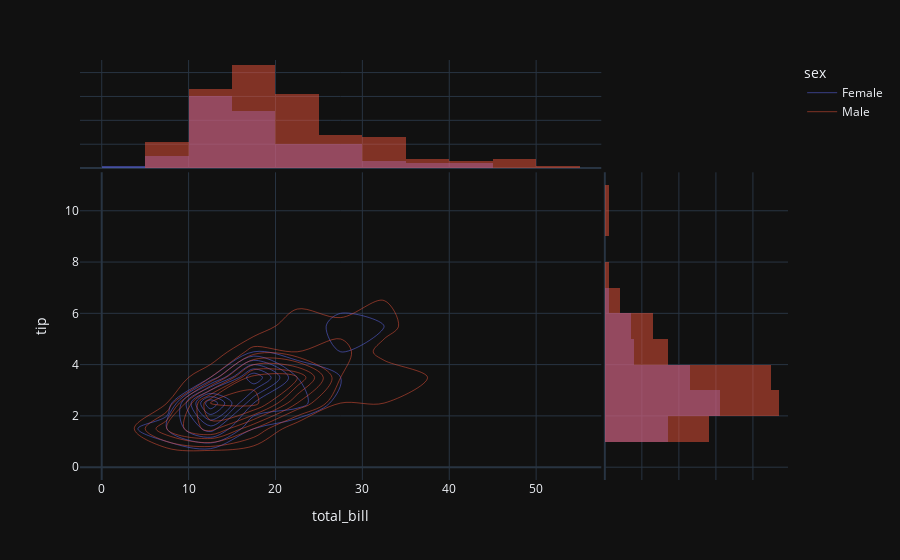

Here is the notebook cell this chart was saved with:
### Code cell
px.density_contour(tips,
                   x='total_bill',
                   y='tip',
                   marginal_x='histogram',
                   marginal_y='histogram',
                   template='plotly_dark',
                   color='sex')

### Figure 1 — Plotly figure (JSON) as saved in the notebook; plotly's stock layout.template omitted (floating-point values rounded to 4 significant figures; data arrays with more than 128 entries replaced by an {"elided": "..."} marker saying what was removed)
{"data": [{"contours": {"coloring": "none"}, "hovertemplate": "sex=Female<br>total_bill=%{x}<br>tip=%{y}<br>count=%{z}<extra></extra>", "legendgroup": "Female", "line": {"color": "#636efa"}, "name": "Female", "showlegend": true, "type": "histogram2dcontour", "x": [16.99, 24.59, 35.26, 14.83, 10.33, 16.97, 20.29, 15.77, 19.65, 15.06, 20.69, 16.93, 10.29, 34.81, 26.41, 16.45, 3.07, 17.07, 26.86, 25.28, 14.73, 10.07, 34.83, 5.75, 16.32, 22.75, 11.35, 15.38, 44.3, 22.42, 20.92, 14.31, 7.25, 25.71, 17.31, 10.65, 12.43, 24.08, 13.42, 12.48, 29.8, 14.52, 11.38, 20.27, 11.17, 12.26, 18.26, 8.51, 10.33, 14.15, 13.16, 17.47, 27.05, 16.43, 8.35, 18.64, 11.87, 29.85, 25, 13.39, 16.21, 17.51, 10.59, 10.63, 9.6, 20.9, 18.15, 19.81, 43.11, 13, 12.74, 13, 16.4, 16.47, 12.76, 13.27, 28.17, 12.9, 30.14, 13.42, 15.98, 16.27, 10.09, 22.12, 35.83, 27.18, 18.78], "xaxis": "x", "xbingroup": "x", "y": [1.01, 3.61, 5, 3.02, 1.67, 3.5, 2.75, 2.23, 3, 3, 2.45, 3.07, 2.6, 5.2, 1.5, 2.47, 1, 3, 3.14, 5, 2.2, 1.83, 5.17, 1, 4.3, 3.25, 2.5, 3, 2.5, 3.48, 4.08, 4, 1, 4, 3.5, 1.5, 1.8, 2.92, 1.68, 2.52, 4.2, 2, 2, 2.83, 1.5, 2, 3.25, 1.25, 2, 2, 2.75, 3.5, 5, 2.3, 1.5, 1.36, 1.63, 5.14, 3.75, 2.61, 2, 3, 1.61, 2, 4, 3.5, 3.5, 4.19, 5, 2, 2.01, 2, 2.5, 3.23, 2.23, 2.5, 6.5, 1.1, 3.09, 3.48, 3, 2.5, 2, 2.88, 4.67, 2, 3], "yaxis": "y", "ybingroup": "y"}, {"alignmentgroup": "True", "bingroup": "x", "hovertemplate": "sex=Female<br>total_bill=%{x}<br>count=%{y}<extra></extra>", "legendgroup": "Female", "marker": {"color": "#636efa"}, "name": "Female", "offsetgroup": "Female", "opacity": 0.5, "showlegend": false, "type": "histogram", "x": [16.99, 24.59, 35.26, 14.83, 10.33, 16.97, 20.29, 15.77, 19.65, 15.06, 20.69, 16.93, 10.29, 34.81, 26.41, 16.45, 3.07, 17.07, 26.86, 25.28, 14.73, 10.07, 34.83, 5.75, 16.32, 22.75, 11.35, 15.38, 44.3, 22.42, 20.92, 14.31, 7.25, 25.71, 17.31, 10.65, 12.43, 24.08, 13.42, 12.48, 29.8, 14.52, 11.38, 20.27, 11.17, 12.26, 18.26, 8.51, 10.33, 14.15, 13.16, 17.47, 27.05, 16.43, 8.35, 18.64, 11.87, 29.85, 25, 13.39, 16.21, 17.51, 10.59, 10.63, 9.6, 20.9, 18.15, 19.81, 43.11, 13, 12.74, 13, 16.4, 16.47, 12.76, 13.27, 28.17, 12.9, 30.14, 13.42, 15.98, 16.27, 10.09, 22.12, 35.83, 27.18, 18.78], "xaxis": "x3", "yaxis": "y3"}, {"alignmentgroup": "True", "bingroup": "y", "hovertemplate": "sex=Female<br>tip=%{y}<br>count=%{x}<extra></extra>", "legendgroup": "Female", "marker": {"color": "#636efa"}, "name": "Female", "offsetgroup": "Female", "opacity": 0.5, "showlegend": false, "type": "histogram", "xaxis": "x2", "y": [1.01, 3.61, 5, 3.02, 1.67, 3.5, 2.75, 2.23, 3, 3, 2.45, 3.07, 2.6, 5.2, 1.5, 2.47, 1, 3, 3.14, 5, 2.2, 1.83, 5.17, 1, 4.3, 3.25, 2.5, 3, 2.5, 3.48, 4.08, 4, 1, 4, 3.5, 1.5, 1.8, 2.92, 1.68, 2.52, 4.2, 2, 2, 2.83, 1.5, 2, 3.25, 1.25, 2, 2, 2.75, 3.5, 5, 2.3, 1.5, 1.36, 1.63, 5.14, 3.75, 2.61, 2, 3, 1.61, 2, 4, 3.5, 3.5, 4.19, 5, 2, 2.01, 2, 2.5, 3.23, 2.23, 2.5, 6.5, 1.1, 3.09, 3.48, 3, 2.5, 2, 2.88, 4.67, 2, 3], "yaxis": "y2"}, {"contours": {"coloring": "none"}, "hovertemplate": "sex=Male<br>total_bill=%{x}<br>tip=%{y}<br>count=%{z}<extra></extra>", "legendgroup": "Male", "line": {"color": "#EF553B"}, "name": "Male", "showlegend": true, "type": "histogram2dcontour", "x": {"elided": "157 float values"}, "xaxis": "x", "xbingroup": "x", "y": {"elided": "157 float values"}, "yaxis": "y", "ybingroup": "y"}, {"alignmentgroup": "True", "bingroup": "x", "hovertemplate": "sex=Male<br>total_bill=%{x}<br>count=%{y}<extra></extra>", "legendgroup": "Male", "marker": {"color": "#EF553B"}, "name": "Male", "offsetgroup": "Male", "opacity": 0.5, "showlegend": false, "type": "histogram", "x": {"elided": "157 float values"}, "xaxis": "x3", "yaxis": "y3"}, {"alignmentgroup": "True", "bingroup": "y", "hovertemplate": "sex=Male<br>tip=%{y}<br>count=%{x}<extra></extra>", "legendgroup": "Male", "marker": {"color": "#EF553B"}, "name": "Male", "offsetgroup": "Male", "opacity": 0.5, "showlegend": false, "type": "histogram", "xaxis": "x2", "y": {"elided": "157 float values"}, "yaxis": "y2"}], "layout": {"barmode": "overlay", "legend": {"title": {"text": "sex"}, "tracegroupgap": 0}, "margin": {"t": 60}, "xaxis": {"anchor": "y", "domain": [0, 0.7363], "title": {"text": "total_bill"}}, "xaxis2": {"anchor": "y2", "domain": [0.7413, 1], "matches": "x2", "showgrid": true, "showline": false, "showticklabels": false, "ticks": ""}, "xaxis3": {"anchor": "y3", "domain": [0, 0.7363], "matches": "x", "showgrid": true, "showticklabels": false}, "xaxis4": {"anchor": "y4", "domain": [0.7413, 1], "matches": "x2", "showgrid": true, "showline": false, "showticklabels": false, "ticks": ""}, "yaxis": {"anchor": "x", "domain": [0, 0.7326], "title": {"text": "tip"}}, "yaxis2": {"anchor": "x2", "domain": [0, 0.7326], "matches": "y", "showgrid": true, "showticklabels": false}, "yaxis3": {"anchor": "x3", "domain": [0.7426, 1], "matches": "y3", "showgrid": true, "showline": false, "showticklabels": false, "ticks": ""}, "yaxis4": {"anchor": "x4", "domain": [0.7426, 1], "matches": "y3", "showgrid": true, "showline": false, "showticklabels": false, "ticks": ""}}}
